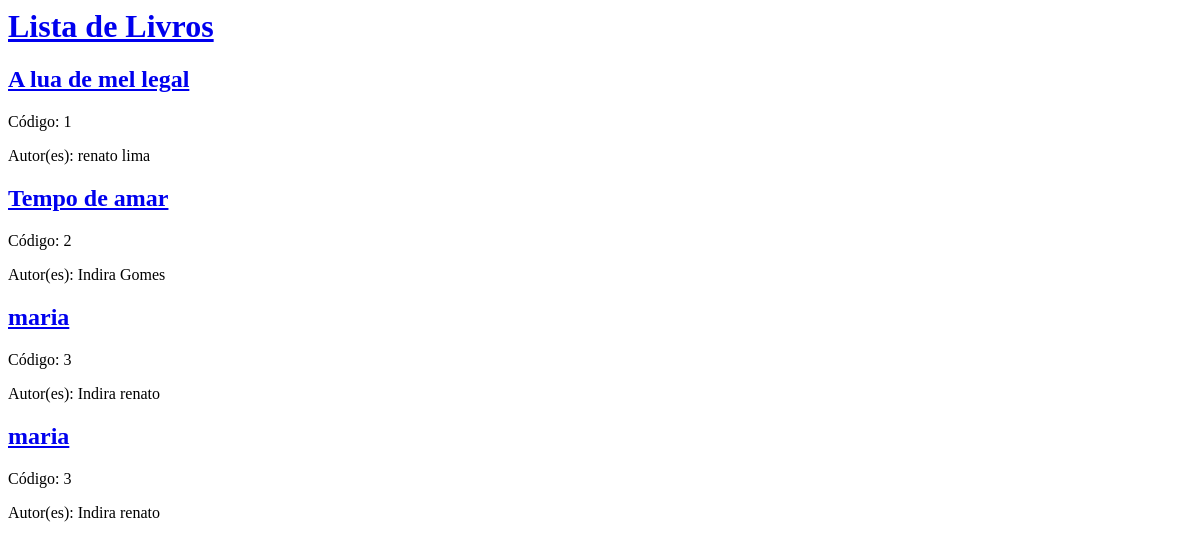
Page /livros/ on the earlier database version.
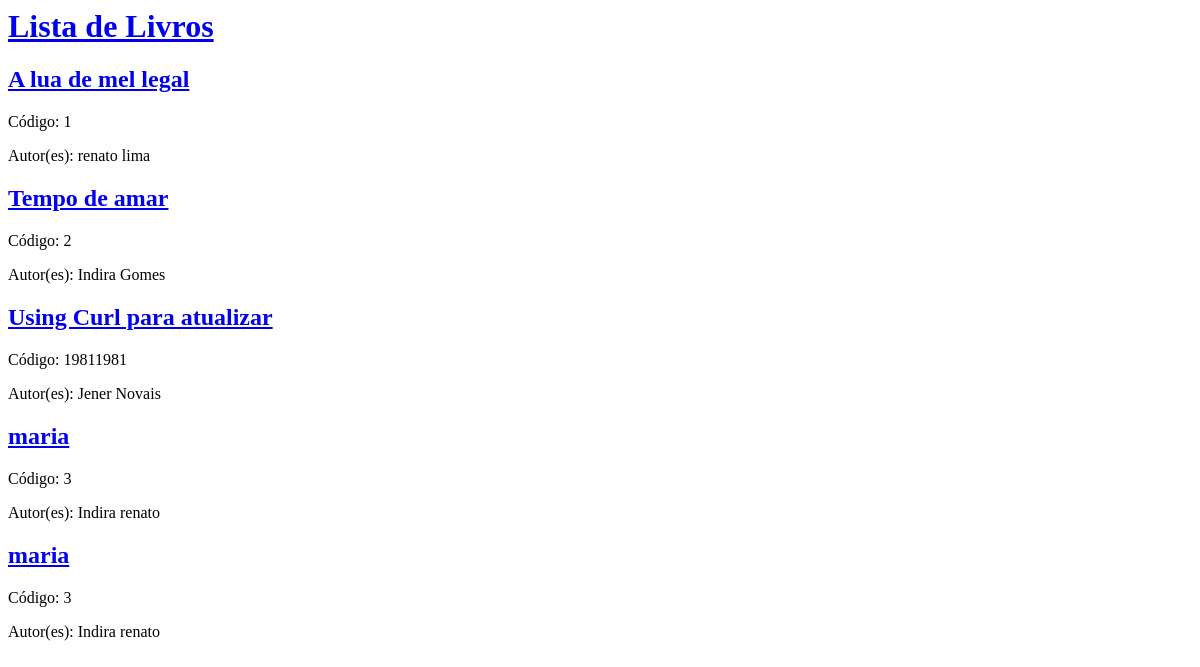
Same page on the later database version.
### livros/models.py (models this page shows, shortened)
class Livro(models.Model):
    codigo = models.IntegerField()
    ISBN = models.CharField(max_length=50)
    titulo = models.CharField(max_length=100)
    autor = models.CharField(max_length=60)
    ano = models.IntegerField()
    editora = models.CharField(max_length=60)

### livros/views.py (the view)
# urls.py: path('', views.livro_list, name='livro_list'),
def livro_list(request):
	livros = Livro.objects.order_by('titulo')
	return render(request, 'livros/livro_list.html', {'livros': livros})

### livros/templates/livros/livro_list.html
{% extends 'livros/base.html' %}
{% block content %}
{% for livro in livros %}
    <div>
        <h2><a href="{% url 'livro_detail' pk=livro.pk %}">{{ livro.titulo }}</a></h2>
        <p>Código: {{ livro.codigo }}</p>
        <p>Autor(es): {{ livro.autor|linebreaksbr }}</p>
    </div>
{% endfor %}
{% endblock %}

Differences in the rows shown:
added Livro: titulo "Using Curl para atualizar", codigo "19811981", autor "Jener Novais"
